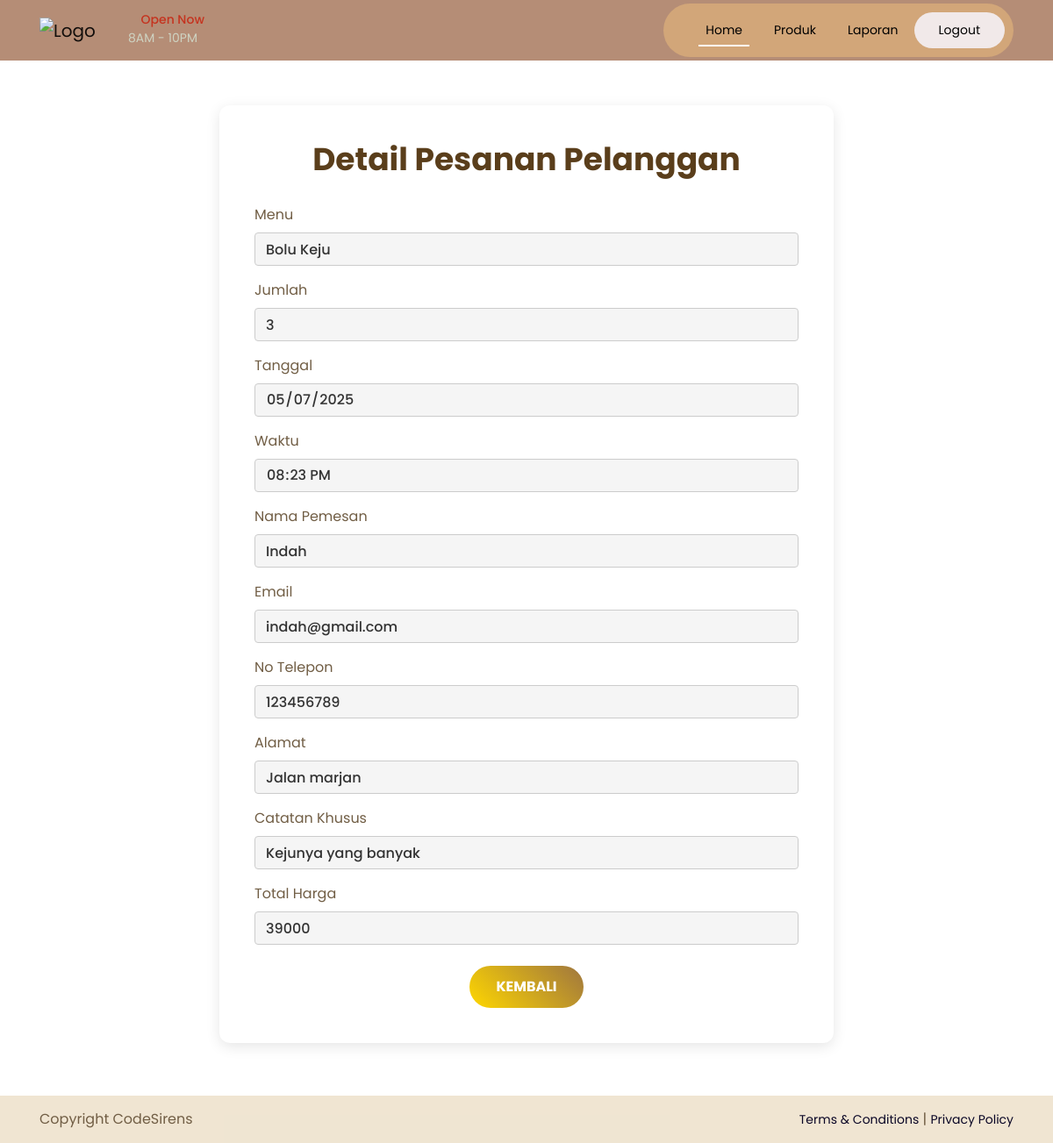
Page /admin/edit_pesanan.php?menu=Bolu Keju on the committed database.
### tables this page shows
CREATE TABLE `tbl_pemesanan` (
  `id` int NOT NULL,
  `menu` varchar(100) DEFAULT NULL,
  `jumlah` int DEFAULT NULL,
  `tanggal` date DEFAULT NULL,
  `waktu` time DEFAULT NULL,
  `nama` varchar(100) DEFAULT NULL,
  `email` varchar(100) DEFAULT NULL,
  `telepon` varchar(20) DEFAULT NULL,
  `alamat` text,
  `catatan_khusus` text,
  `total_harga` int NOT NULL
);

### admin/edit_pesanan.php (the view, shortened to what this page needs)
<?php
include 'koneksi.php';
$menu = $_GET['menu'];
$data = mysqli_query($koneksi, "select * from tbl_pemesanan where menu='$menu'");
$pesanan = mysqli_fetch_assoc($data);
?>
<!DOCTYPE html>
<html class="no-js" lang="zxx">
<head>
    <link rel="stylesheet" href="css/icofont.min.css" />
    <link rel="stylesheet" href="css/bootstrap.min.css" />
    <link rel="stylesheet" href="css/styleall.css" />
    <link rel="stylesheet" href="css/responsive.css" />
</head>
<body>
    <header>
        <div class="header py-1">
            <div class="container">
                <nav class="navbar navbar-expand-lg navbar-light px-0 py-0">
                    <a class="navbar-brand" href="index.html">
                        <div class="logo">
                            <img src="img/biteka2.png" class="w-100 img-fluid" alt="Logo" />
                        </div>
                    </a>
                    <div class="open-time">
                        <h6><i class="icofont-clock-time"></i> Open Now</h6>
                        <span>8AM - 10PM</span>
                    </div>
                    <div class="collapse navbar-collapse" id="navbarSupportedContent">
                        <ul class="navbar-nav navbar-custom">
                            <li class="nav-item active"><a class="nav-link" href="index.php">Home</a></li>
                            <li class="nav-item"><a href="produk2.php" class="nav-link">Produk</a></li>
                            <li class="nav-item"><a href="tabel_hasil.php" class="nav-link">Laporan</a></li>
                            <li class="nav-item last-menu-bg"><a href="login.php" class="nav-link">Logout</a></li>
                        </ul>
                    </div>
                </nav>
            </div>
        </div>
    </header>
    <div class="container">
        <div class="form-container">
            <h2>Detail Pesanan Pelanggan</h2>
            <form>
                <div class="form-group">
                    <label>Menu</label>
                    <input type="text" class="form-control" value="<?= $menu; ?>" readonly disabled>
                </div>
                <div class="form-group">
                    <label>Jumlah</label>
                    <input type="number" class="form-control" value="<?= $pesanan['jumlah'] ?>" readonly disabled>
                </div>
                <div class="form-group">
                    <label>Tanggal</label>
                    <input type="date" class="form-control" value="<?= $pesanan['tanggal'] ?>" readonly disabled>
                </div>
                <div class="form-group">
                    <label>Waktu</label>
                    <input type="time" class="form-control" value="<?= $pesanan['waktu'] ?>" readonly disabled>
                </div>
                <div class="form-group">
                    <label>Nama Pemesan</label>
                    <input type="text" class="form-control" value="<?= $pesanan['nama'] ?>" readonly disabled>
                </div>
                <div class="form-group">
                    <label>Email</label>
                    <input type="text" class="form-control" value="<?= $pesanan['email'] ?>" readonly disabled>
                </div>
                <div class="form-group">
                    <label>No Telepon</label>
                    <input type="text" class="form-control" value="<?= $pesanan['telepon'] ?>" readonly disabled>
                </div>
                <div class="form-group">
                    <label>Alamat</label>
                    <input type="text" class="form-control" value="<?= $pesanan['alamat'] ?>" readonly disabled>
                </div>
                <div class="form-group">
                    <label>Catatan Khusus</label>
                    <input type="text" class="form-control" value="<?= $pesanan['catatan_khusus'] ?>" readonly disabled>
                </div>
                <div class="form-group">
                    <label>Total Harga</label>
                    <input type="text" class="form-control" value="<?= $pesanan['total_harga'] ?>" readonly disabled>
                </div>
                <div class="text-center mt-4">
                    <a href="tabel_hasil.php" class="tombol-custom">Kembali</a>
                </div>
            </form>
        </div>
    </div>
    <div class="footer-bootom">
        <div class="container">
            <div class="row">
                <div class="col-md-7">
                    <p class="copyright-txt">Copyright CodeSirens</p>
                </div>
                <div class="col-md-5 text-right">
                    <div class="terms">
                        <a href="#">Terms & Conditions</a> | <a href="#">Privacy Policy</a>
                    </div>
                </div>
            </div>
        </div>
    </div>
</body>
</html>

### admin/css/styleall.css (style rules this page uses)
* { margin: 0; padding: 0; box-sizing: border-box; -webkit-box-sizing: border-box; -moz-box-sizing: border-box; }
body { color: #715e45; font-family: "Poppins", sans-serif; font-size: 16px; line-height: 1.5; }
h1, h2, h3, h4, h5, h6, p { margin: 0; }
h2 { font-size: 36px; }
ul { margin: 0; padding: 0; list-style: none; }
a, a:active, a:focus, a:hover, button { text-decoration: none; outline: 0; }
li a { color: #fff; }
.header { position: absolute; width: 100%; z-index: 999; top: 0; left: 0; background: rgba(178, 135, 111, 0.95); }
.logo { width: 100px; }
.open-time h6 { color: #c5331f; font-size: 16px; }
.open-time span { font-size: 16px; color: #ced3c2; }
.navbar-custom { background: #d2a679; padding: 10px 10px 10px 40px; border-radius: 50px; align-items: center; margin-left: auto; }
.navbar-custom li { margin: 0 10px; position: relative; }
.navbar-custom li a { font-size: 16px; color: #000000 !important; position: relative; transition: all 0.3s; }
.navbar-custom li:before { content: ""; position: absolute; width: 0; height: 2px; background: #fff; left: 0px; bottom: 0px; transition: all 0.3s; }
.navbar-custom li:last-child { margin: 0; }
.navbar-custom li:last-child::before { background: transparent; }
.navbar-custom li.active:before { width: 100%; }
.last-menu-bg { background-color: #f1e9e9; color: #fff; border-radius: 50px; padding: 5px 25px; }
.footer-bootom { padding: 15px 0px; background: #d4b8825c; }
.terms { text-align: right; }
.terms a { transition: all 0.3s; }
.terms a { font-size: 14px; color: #0a0626; font-weight: 400; }

### admin/edit_pesanan.php (style rules this page uses)
.form-container { background: #fff; padding: 40px; border-radius: 12px; box-shadow: 0 4px 16px rgba(0,0,0,0.1); max-width: 700px; margin: 120px auto 60px; }
.form-container h2 { text-align: center; margin-bottom: 30px; font-weight: 700; color: #5a3e1b; }
input[readonly], input[disabled] { background-color: #f5f5f5 !important; border: 1px solid #ccc; color: #333; font-weight: 500; cursor: not-allowed; }
.tombol-custom { background: linear-gradient(45deg, #FFD700, rgb(159, 118, 63)); color: white; border: none; padding: 12px 30px; font-weight: bold; text-transform: uppercase; border-radius: 30px; transition: background 0.3s ease; text-decoration: none; display: inline-block; text-align: center; }
.text-center { text-align: center; }

### rows in the picture
tbl_pemesanan: jumlah "3", tanggal "05/07/2025", waktu "20:23:00", nama "Indah", email "indah@gmail.com", telepon "123456789", alamat "Jalan marjan", catatan_khusus "Kejunya yang banyak", total_harga "39000"
